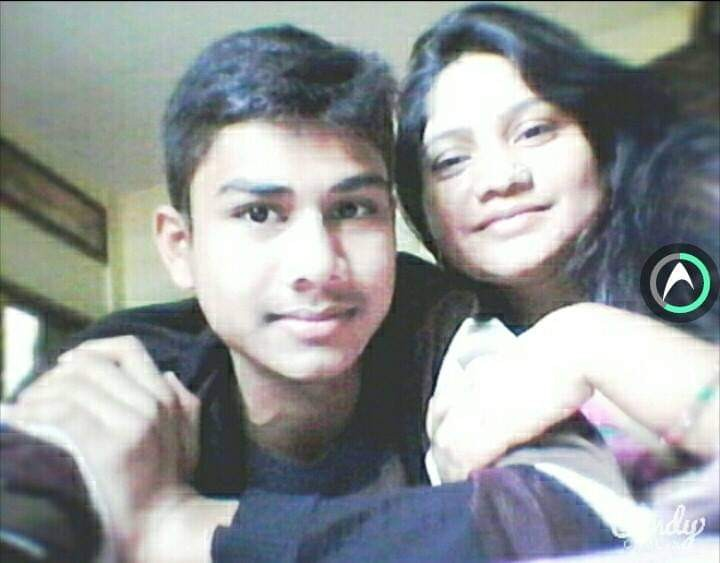
%> input picture Images/bright.jpg, 720 x 563 px
$ octave bit_plane_slicing.m   (GNU Octave 9; MATLAB toolbox functions it lacks are replaced by stand-ins)
%> lines starting %> are read from the running program, lines starting %| are printed output that depends on the picture
img = imread('C:\Users\HP\Documents\MATLAB\Digital Image Processing\Images\bright.jpg');
%> img is the input picture: size 563x720x3 uint8; mean R, G, B 146.5, 150.4, 151

img = 0.299*img(:,:,1) + 0.587*img(:,:,2) + 0.114*img(:,:,3);
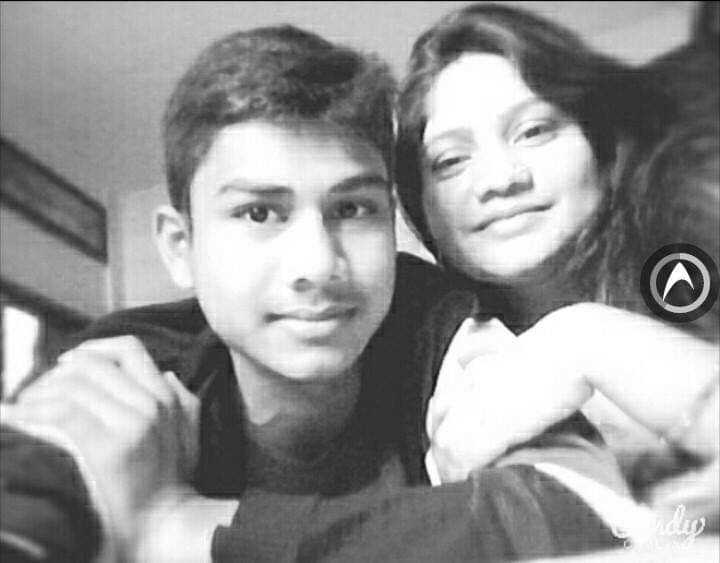
%> img: size 563x720 uint8; min 0, max 255, mean 149.3

% Check if the image is grayscale
if size(img, 3) == 3
    error('Input image must be grayscale');
end

[rows, cols] = size(img);
%> rows = 563; cols = 720

figure('Name', 'Bit Plane Slicing');

for bit = 0:7
    % Extract the bit plane manually
    bit_plane = bitand(img, 2^bit); % Bitwise AND with 2^bit

    % Normalize the bit plane to the range [0, 255]
    bit_plane = bit_plane * 255;

    subplot(2, 4, bit + 1);
    imshow(bit_plane);
    title(['Bit Plane ', num2str(bit)]);
end
%> this loop made 8 passes
%> pass 1, `bit_plane = bitand(img, 2^bit);`:
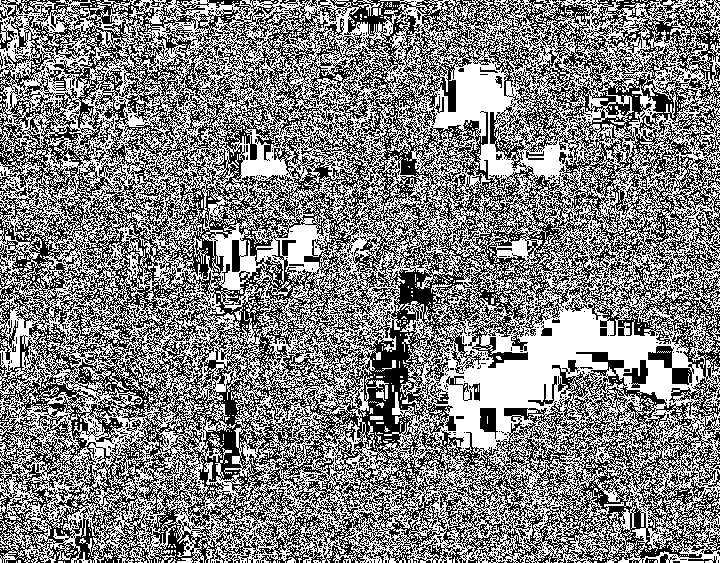
%> bit_plane: size 563x720 uint8; values 0 (black) and 1 (white), 51.3% white; black in thin lines or dots
%> pass 2, `bit_plane = bitand(img, 2^bit);`:
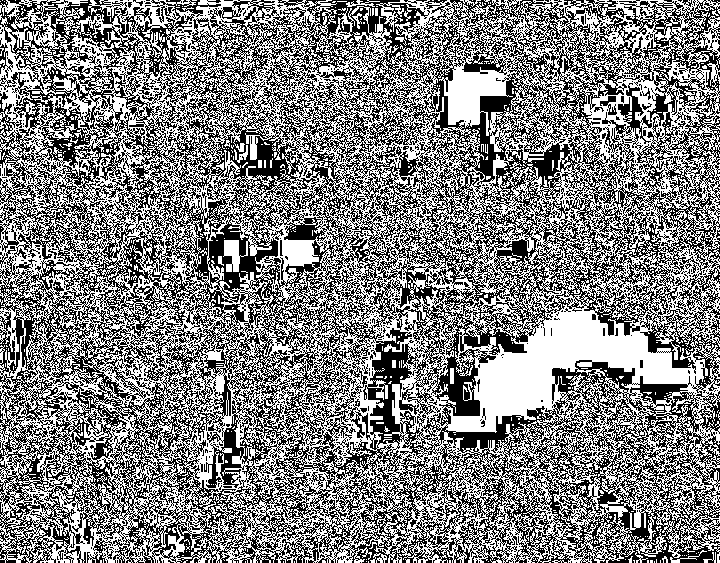
%> bit_plane: size 563x720 uint8; values 0 (black) and 2 (white), 50.8% white; black in thin lines or dots
%> after the loop:
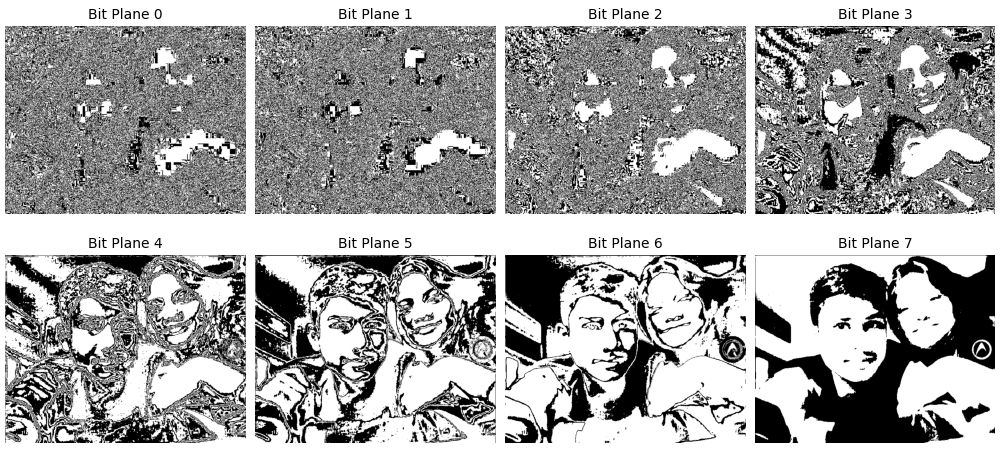
%> figure redrawn from the program's plot data, 8 panels
